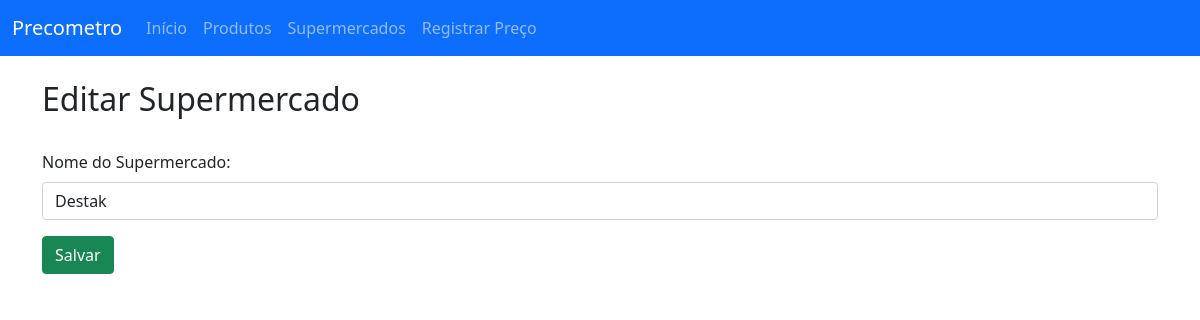
Before: /supermercado/editar/3/ with the older database file.
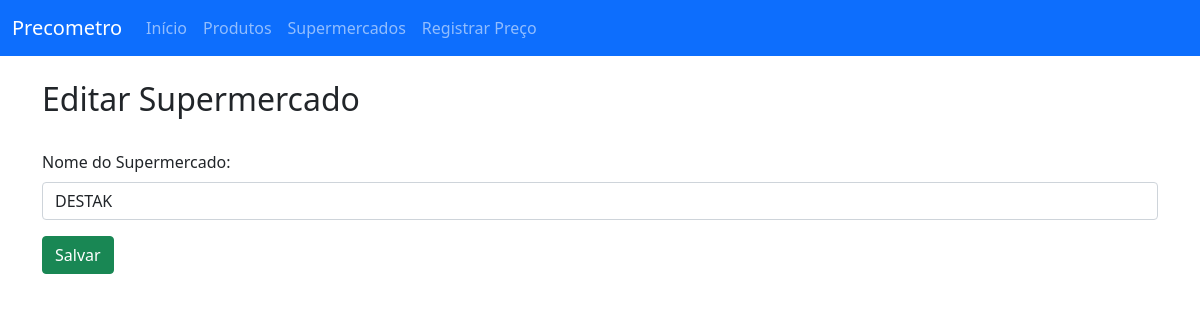
After: the same page with the newer database file.
### app/models.py (models this page shows, shortened)
class Supermercado(models.Model):
    nome = models.CharField(max_length=100)

### app/views.py (the view)
# urls.py: path('supermercado/editar/<int:pk>/', supermercado_edit, name='supermercado_edit'),
def supermercado_edit(request, pk):
    if pk:
        supermercado = Supermercado.objects.get(pk=pk)
    else:
        supermercado = None
    if request.method == 'POST':
        supermercado.nome = request.POST['nome'].strip().upper()
        supermercado.save()
        print(supermercado.id)
        return redirect('app:supermercado_list')
    return render(request, 'supermercado_form.html', {'supermercado': supermercado})

### template/supermercado_form.html (shortened to what this page needs)
{% extends "menu.html" %}
{% load static %}
{% block body %}
<div class="container">
    <h2>{% if supermercado %}Editar{% else %}Cadastrar{% endif %} Supermercado</h2>
    <br>
    <form method="POST" action="">
        <div class="mb-3">
            <label class="form-label">Nome do Supermercado:</label>
            <input type="text" name="nome" class="form-control" required value="{{ supermercado.nome|default:'' }}" placeholder="Ex: Supermercado Econômico">
        </div>
        <button type="submit" class="btn btn-success">Salvar</button>
    </form>
</div>
{% endblock %}

Changed rows visible on the page:
changed Supermercado: nome "Destak" → "DESTAK"
